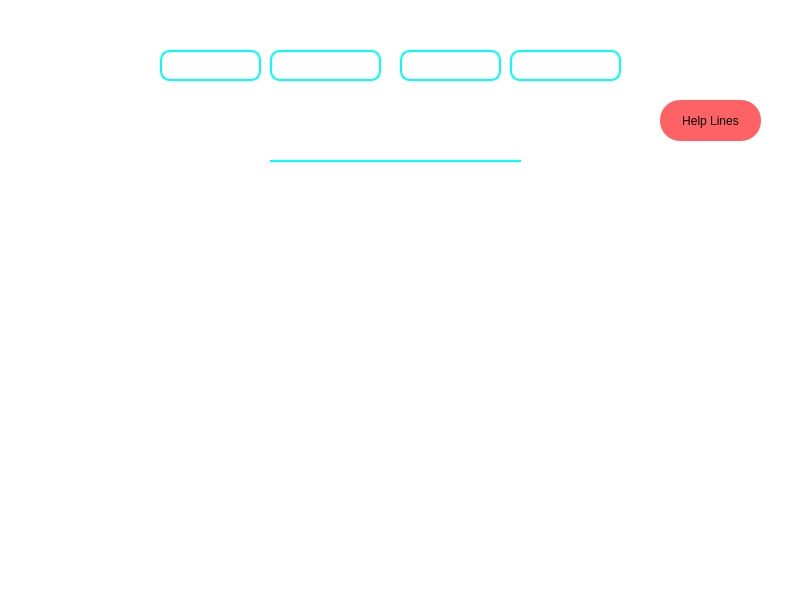
<?xml version="1.0" encoding="UTF-8"?>
<ui version="4.0">
 <class>symptoms</class>
 <widget class="QMainWindow" name="symptoms">
  <property name="geometry">
   <rect>
    <x>0</x>
    <y>0</y>
    <width>792</width>
    <height>600</height>
   </rect>
  </property>
  <property name="windowTitle">
   <string>MainWindow</string>
  </property>
  <property name="styleSheet">
   <string notr="true">background-color: white;</string>
  </property>
  <widget class="QWidget" name="centralwidget">
   <widget class="QLabel" name="label_2">
    <property name="geometry">
     <rect>
      <x>160</x>
      <y>50</y>
      <width>101</width>
      <height>31</height>
     </rect>
    </property>
    <property name="styleSheet">
     <string notr="true">color: Black;
Font-size:15px;
letter-spacing:1.2px;
border:2px solid cyan;
border-radius:10px;
background:none;
font-weight:bold;
color:white;</string>
    </property>
    <property name="text">
     <string>Home</string>
    </property>
    <property name="alignment">
     <set>Qt::AlignCenter</set>
    </property>
   </widget>
   <widget class="QLabel" name="label_3">
    <property name="geometry">
     <rect>
      <x>270</x>
      <y>50</y>
      <width>111</width>
      <height>31</height>
     </rect>
    </property>
    <property name="styleSheet">
     <string notr="true">color: Black;
Font-size:15px;
letter-spacing:1.2px;
border:2px solid cyan;
border-radius:10px;
background:none;
font-weight:bold;
color:white;</string>
    </property>
    <property name="text">
     <string>Precaution</string>
    </property>
    <property name="alignment">
     <set>Qt::AlignCenter</set>
    </property>
   </widget>
   <widget class="QLabel" name="label_4">
    <property name="geometry">
     <rect>
      <x>400</x>
      <y>50</y>
      <width>101</width>
      <height>31</height>
     </rect>
    </property>
    <property name="styleSheet">
     <string notr="true">color: Black;
Font-size:15px;
letter-spacing:1.2px;
border:2px solid cyan;
border-radius:10px;
background:none;
font-weight:bold;
color:white;</string>
    </property>
    <property name="text">
     <string>Latest</string>
    </property>
    <property name="alignment">
     <set>Qt::AlignCenter</set>
    </property>
   </widget>
   <widget class="QLabel" name="label_5">
    <property name="geometry">
     <rect>
      <x>510</x>
      <y>50</y>
      <width>111</width>
      <height>31</height>
     </rect>
    </property>
    <property name="styleSheet">
     <string notr="true">color: Black;
Font-size:15px;
letter-spacing:1.2px;
border:2px solid cyan;
border-radius:10px;
background:none;
font-weight:bold;
color:white;</string>
    </property>
    <property name="text">
     <string>Stats</string>
    </property>
    <property name="alignment">
     <set>Qt::AlignCenter</set>
    </property>
   </widget>
   <widget class="QLabel" name="label_6">
    <property name="geometry">
     <rect>
      <x>30</x>
      <y>10</y>
      <width>71</width>
      <height>81</height>
     </rect>
    </property>
    <property name="mouseTracking">
     <bool>true</bool>
    </property>
    <property name="styleSheet">
     <string notr="true">background:none</string>
    </property>
    <property name="text">
     <string/>
    </property>
    <property name="pixmap">
     <pixmap>cov.png</pixmap>
    </property>
    <property name="scaledContents">
     <bool>true</bool>
    </property>
    <property name="wordWrap">
     <bool>false</bool>
    </property>
   </widget>
   <widget class="QLabel" name="label_7">
    <property name="geometry">
     <rect>
      <x>10</x>
      <y>90</y>
      <width>141</width>
      <height>31</height>
     </rect>
    </property>
    <property name="styleSheet">
     <string notr="true">color:White;
Font-size:15px;
letter-spacing:0.5px;
background:none</string>
    </property>
    <property name="text">
     <string>|| Covid Tracker ||</string>
    </property>
   </widget>
   <widget class="QLabel" name="label_16">
    <property name="geometry">
     <rect>
      <x>0</x>
      <y>0</y>
      <width>801</width>
      <height>581</height>
     </rect>
    </property>
    <property name="styleSheet">
     <string notr="true"/>
    </property>
    <property name="text">
     <string/>
    </property>
    <property name="pixmap">
     <pixmap>image (2).png</pixmap>
    </property>
    <property name="scaledContents">
     <bool>true</bool>
    </property>
   </widget>
   <widget class="QLabel" name="label">
    <property name="geometry">
     <rect>
      <x>320</x>
      <y>120</y>
      <width>151</width>
      <height>41</height>
     </rect>
    </property>
    <property name="styleSheet">
     <string notr="true">color: Black;
Font-size:15px;
letter-spacing:1.2px;

border-radius:10px;
background:none;
font-weight:bold;
color:white;</string>
    </property>
    <property name="text">
     <string>&lt;html&gt;&lt;head/&gt;&lt;body&gt;&lt;p align=&quot;center&quot;&gt;&lt;span style=&quot; font-size:20pt;&quot;&gt;Symptoms&lt;/span&gt;&lt;/p&gt;&lt;/body&gt;&lt;/html&gt;</string>
    </property>
   </widget>
   <widget class="QLabel" name="label_8">
    <property name="geometry">
     <rect>
      <x>20</x>
      <y>250</y>
      <width>231</width>
      <height>311</height>
     </rect>
    </property>
    <property name="text">
     <string/>
    </property>
    <property name="pixmap">
     <pixmap>5n.jpg</pixmap>
    </property>
    <property name="scaledContents">
     <bool>true</bool>
    </property>
   </widget>
   <widget class="QLabel" name="label_9">
    <property name="geometry">
     <rect>
      <x>290</x>
      <y>250</y>
      <width>241</width>
      <height>311</height>
     </rect>
    </property>
    <property name="text">
     <string/>
    </property>
    <property name="pixmap">
     <pixmap>6n.jpg</pixmap>
    </property>
    <property name="scaledContents">
     <bool>true</bool>
    </property>
   </widget>
   <widget class="QLabel" name="label_10">
    <property name="geometry">
     <rect>
      <x>550</x>
      <y>250</y>
      <width>231</width>
      <height>311</height>
     </rect>
    </property>
    <property name="text">
     <string/>
    </property>
    <property name="pixmap">
     <pixmap>7n.jpg</pixmap>
    </property>
    <property name="scaledContents">
     <bool>true</bool>
    </property>
   </widget>
   <widget class="QLabel" name="label_11">
    <property name="geometry">
     <rect>
      <x>90</x>
      <y>220</y>
      <width>81</width>
      <height>20</height>
     </rect>
    </property>
    <property name="styleSheet">
     <string notr="true">color: Black;
Font-size:15px;
letter-spacing:1.2px;

background:none;
font-weight:bold;
color:white;</string>
    </property>
    <property name="text">
     <string>&lt;html&gt;&lt;head/&gt;&lt;body&gt;&lt;p&gt;&lt;span style=&quot; font-size:12pt;&quot;&gt;Covid 19&lt;/span&gt;&lt;/p&gt;&lt;/body&gt;&lt;/html&gt;</string>
    </property>
   </widget>
   <widget class="QLabel" name="label_12">
    <property name="geometry">
     <rect>
      <x>360</x>
      <y>220</y>
      <width>101</width>
      <height>21</height>
     </rect>
    </property>
    <property name="styleSheet">
     <string notr="true">color: Black;
Font-size:15px;
letter-spacing:1.2px;

background:none;
font-weight:bold;
color:white;</string>
    </property>
    <property name="text">
     <string>&lt;html&gt;&lt;head/&gt;&lt;body&gt;&lt;p align=&quot;center&quot;&gt;&lt;span style=&quot; font-size:12pt;&quot;&gt;Omicron&lt;/span&gt;&lt;/p&gt;&lt;/body&gt;&lt;/html&gt;</string>
    </property>
   </widget>
   <widget class="QLabel" name="label_13">
    <property name="geometry">
     <rect>
      <x>600</x>
      <y>220</y>
      <width>121</width>
      <height>20</height>
     </rect>
    </property>
    <property name="styleSheet">
     <string notr="true">color: Black;
Font-size:15px;
letter-spacing:1.2px;

background:none;
font-weight:bold;
color:white;</string>
    </property>
    <property name="text">
     <string>&lt;html&gt;&lt;head/&gt;&lt;body&gt;&lt;p&gt;&lt;span style=&quot; font-size:12pt;&quot;&gt;Delta varient&lt;/span&gt;&lt;/p&gt;&lt;/body&gt;&lt;/html&gt;</string>
    </property>
   </widget>
   <widget class="QLabel" name="label_14">
    <property name="geometry">
     <rect>
      <x>270</x>
      <y>160</y>
      <width>251</width>
      <height>20</height>
     </rect>
    </property>
    <property name="styleSheet">
     <string notr="true">background:none;
border-top:2px solid cyan;</string>
    </property>
    <property name="text">
     <string/>
    </property>
   </widget>
   <widget class="QLabel" name="label_17">
    <property name="geometry">
     <rect>
      <x>680</x>
      <y>10</y>
      <width>61</width>
      <height>61</height>
     </rect>
    </property>
    <property name="styleSheet">
     <string notr="true">background:none;</string>
    </property>
    <property name="text">
     <string/>
    </property>
    <property name="pixmap">
     <pixmap>User icon.png</pixmap>
    </property>
    <property name="scaledContents">
     <bool>true</bool>
    </property>
   </widget>
   <widget class="QLabel" name="label_18">
    <property name="geometry">
     <rect>
      <x>630</x>
      <y>70</y>
      <width>171</width>
      <height>20</height>
     </rect>
    </property>
    <property name="font">
     <font>
      <pointsize>10</pointsize>
      <weight>75</weight>
      <bold>true</bold>
     </font>
    </property>
    <property name="styleSheet">
     <string notr="true">color:white;
background:none;</string>
    </property>
    <property name="text">
     <string>Welcome, Anurag Yadav</string>
    </property>
    <property name="alignment">
     <set>Qt::AlignCenter</set>
    </property>
   </widget>
   <widget class="QPushButton" name="pushButton_3">
    <property name="geometry">
     <rect>
      <x>660</x>
      <y>100</y>
      <width>101</width>
      <height>41</height>
     </rect>
    </property>
    <property name="styleSheet">
     <string notr="true">QPushButton{border-radius:20px;
font: 12pt &quot;Times New Roman&quot;;
	
	background-color: rgb(255, 98, 101);

font: 75 10pt &quot;Times New Roman&quot;;
color: rgb(0, 0, 0);}
QPushButton:hover {

	background-color: rgb(255, 0, 4);
 	color: rgb(255, 255, 255);
}
QPushButton:pressed{
	background-color: rgb(170, 170, 255);
}
{    background: #F8B97A;
    border:2px solid black;
	border-radius:15px;
    color:Black;
    font-size: 15px;
    letter-spacing: 0.5px;
    font-family: 'Lato';
    font-weight: 200;}
</string>
    </property>
    <property name="text">
     <string>Help Lines</string>
    </property>
   </widget>
   <zorder>label_16</zorder>
   <zorder>label_2</zorder>
   <zorder>label_3</zorder>
   <zorder>label_4</zorder>
   <zorder>label_5</zorder>
   <zorder>label_6</zorder>
   <zorder>label_7</zorder>
   <zorder>label</zorder>
   <zorder>label_8</zorder>
   <zorder>label_9</zorder>
   <zorder>label_10</zorder>
   <zorder>label_11</zorder>
   <zorder>label_12</zorder>
   <zorder>label_13</zorder>
   <zorder>label_14</zorder>
   <zorder>label_17</zorder>
   <zorder>label_18</zorder>
   <zorder>pushButton_3</zorder>
  </widget>
  <widget class="QMenuBar" name="menubar">
   <property name="geometry">
    <rect>
     <x>0</x>
     <y>0</y>
     <width>792</width>
     <height>21</height>
    </rect>
   </property>
  </widget>
 </widget>
 <resources/>
 <connections/>
</ui>
